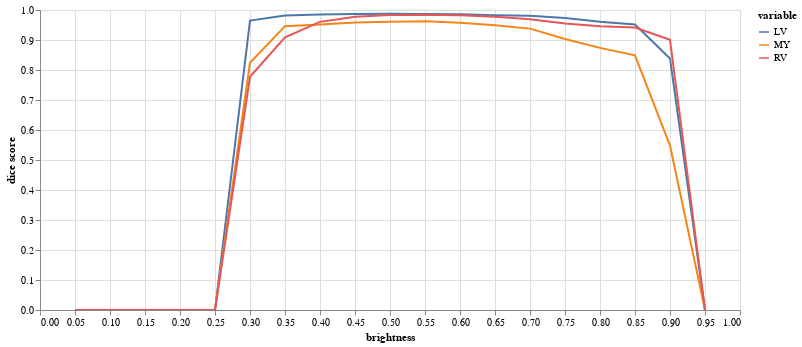

Source (notebook cell):
### Code cell
(alt
 .Chart(results.melt(id_vars=['brightness'],value_vars=['LV','MY','RV'],value_name='dice score'))
 .mark_line()
 .encode(
     x="brightness",
     y="dice score",
     color="variable",
     tooltip="dice score"
 )
 .properties(width=700,height=300)
 .interactive()
)

### Figure 1 — Vega-Lite specification as saved in the notebook (floating-point values rounded to 4 significant figures)
{"config": {"view": {"continuousWidth": 400, "continuousHeight": 300}}, "data": {"name": "data-2d38686be87722381efdd22e34e1cc14"}, "mark": "line", "encoding": {"color": {"type": "nominal", "field": "variable"}, "tooltip": {"type": "quantitative", "field": "dice score"}, "x": {"type": "quantitative", "field": "brightness"}, "y": {"type": "quantitative", "field": "dice score"}}, "height": 300, "selection": {"selector004": {"type": "interval", "bind": "scales", "encodings": ["x", "y"]}}, "width": 700, "$schema": "https://vega.github.io/schema/vega-lite/v4.8.1.json", "datasets": {"data-2d38686be87722381efdd22e34e1cc14": [{"brightness": 0.05, "variable": "LV", "dice score": 0.0}, {"brightness": 0.1, "variable": "LV", "dice score": 0.0}, {"brightness": 0.15, "variable": "LV", "dice score": 0.0}, {"brightness": 0.2, "variable": "LV", "dice score": 0.0}, {"brightness": 0.25, "variable": "LV", "dice score": 0.0}, {"brightness": 0.3, "variable": "LV", "dice score": 0.9648}, {"brightness": 0.35, "variable": "LV", "dice score": 0.9815}, {"brightness": 0.4, "variable": "LV", "dice score": 0.9853}, {"brightness": 0.45, "variable": "LV", "dice score": 0.9869}, {"brightness": 0.5, "variable": "LV", "dice score": 0.9875}, {"brightness": 0.55, "variable": "LV", "dice score": 0.987}, {"brightness": 0.6, "variable": "LV", "dice score": 0.9855}, {"brightness": 0.65, "variable": "LV", "dice score": 0.9824}, {"brightness": 0.7, "variable": "LV", "dice score": 0.9809}, {"brightness": 0.75, "variable": "LV", "dice score": 0.9733}, {"brightness": 0.8, "variable": "LV", "dice score": 0.9611}, {"brightness": 0.85, "variable": "LV", "dice score": 0.9519}, {"brightness": 0.9, "variable": "LV", "dice score": 0.8386}, {"brightness": 0.95, "variable": "LV", "dice score": 0.0}, {"brightness": 0.05, "variable": "MY", "dice score": 0.0}, {"brightness": 0.1, "variable": "MY", "dice score": 0.0}, {"brightness": 0.15, "variable": "MY", "dice score": 0.0}, {"brightness": 0.2, "variable": "MY", "dice score": 0.0}, {"brightness": 0.25, "variable": "MY", "dice score": 0.0}, {"brightness": 0.3, "variable": "MY", "dice score": 0.8242}, {"brightness": 0.35, "variable": "MY", "dice score": 0.9461}, {"brightness": 0.4, "variable": "MY", "dice score": 0.9515}, {"brightness": 0.45, "variable": "MY", "dice score": 0.9586}, {"brightness": 0.5, "variable": "MY", "dice score": 0.9608}, {"brightness": 0.55, "variable": "MY", "dice score": 0.9622}, {"brightness": 0.6, "variable": "MY", "dice score": 0.9577}, {"brightness": 0.65, "variable": "MY", "dice score": 0.9489}, {"brightness": 0.7, "variable": "MY", "dice score": 0.9379}, {"brightness": 0.75, "variable": "MY", "dice score": 0.9032}, {"brightness": 0.8, "variable": "MY", "dice score": 0.8737}, {"brightness": 0.85, "variable": "MY", "dice score": 0.8489}, {"brightness": 0.9, "variable": "MY", "dice score": 0.5478}, {"brightness": 0.95, "variable": "MY", "dice score": 0.0}, {"brightness": 0.05, "variable": "RV", "dice score": 0.0}, {"brightness": 0.1, "variable": "RV", "dice score": 0.0}, {"brightness": 0.15, "variable": "RV", "dice score": 0.0}, {"brightness": 0.2, "variable": "RV", "dice score": 0.0}, {"brightness": 0.25, "variable": "RV", "dice score": 0.0}, {"brightness": 0.3, "variable": "RV", "dice score": 0.7773}, {"brightness": 0.35, "variable": "RV", "dice score": 0.9087}, {"brightness": 0.4, "variable": "RV", "dice score": 0.9605}, {"brightness": 0.45, "variable": "RV", "dice score": 0.9774}, {"brightness": 0.5, "variable": "RV", "dice score": 0.9833}, {"brightness": 0.55, "variable": "RV", "dice score": 0.9841}, {"brightness": 0.6, "variable": "RV", "dice score": 0.9822}, {"brightness": 0.65, "variable": "RV", "dice score": 0.9775}, {"brightness": 0.7, "variable": "RV", "dice score": 0.9689}, {"brightness": 0.75, "variable": "RV", "dice score": 0.9547}, {"brightness": 0.8, "variable": "RV", "dice score": 0.946}, {"brightness": 0.85, "variable": "RV", "dice score": 0.9418}, {"brightness": 0.9, "variable": "RV", "dice score": 0.9006}, {"brightness": 0.95, "variable": "RV", "dice score": 0.0}]}}
